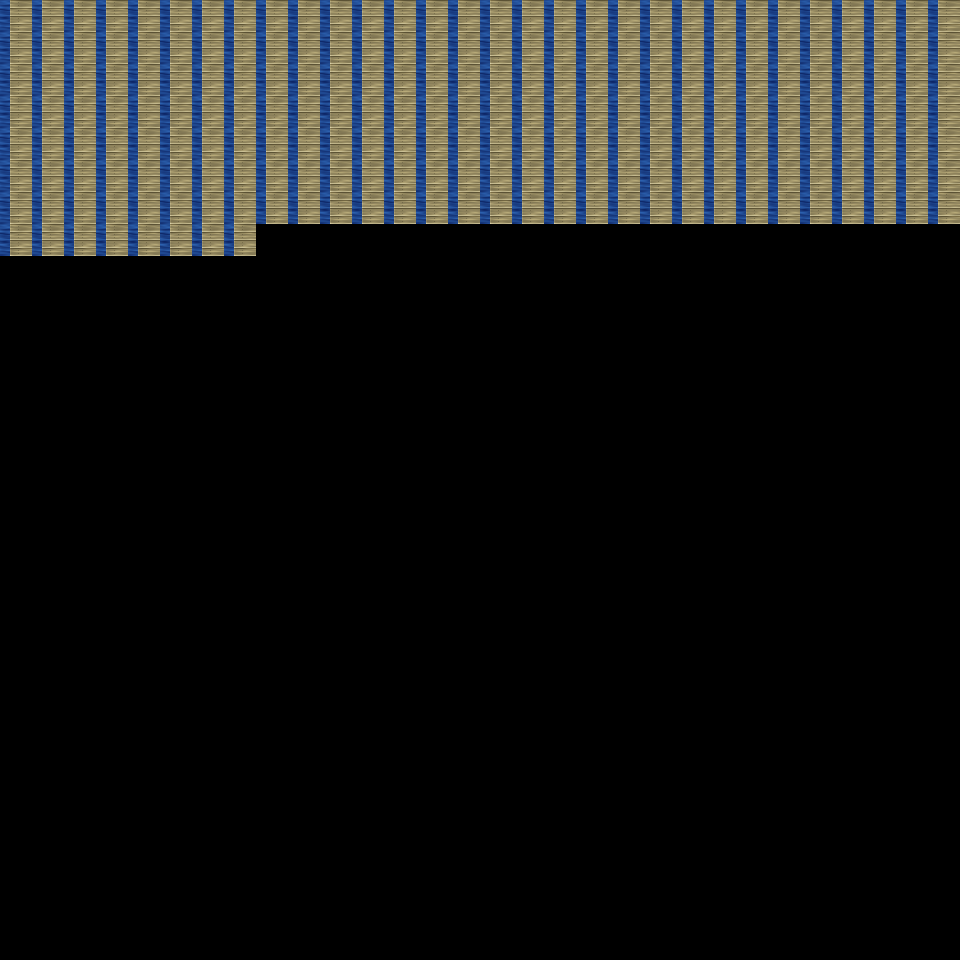

This game map was drawn from its Tiled (.tmx) file and the tilesets committed beside it. A one-line description and the trimmed map source follow:
An orthogonal 30x30 tile map with 32x32 px tiles, 6 tile layers (Ground, Object, Object2, Above, ...), 10 tilesets and 1 object (mapExit).

<map version="1.0" orientation="orthogonal" renderorder="right-down" width="30" height="30" tilewidth="32" tileheight="32" nextobjectid="2">
  <tileset firstgid="1" name="tileset_object_boardwalk" tilewidth="32" tileheight="32" tilecount="36" columns="6">
    <image source="../drawable/tileset_object_boardwalk.png" width="192" height="192" />
  </tileset>
  <tileset firstgid="37" name="tileset_item_weapon_cannon" tilewidth="32" tileheight="32" tilecount="12" columns="3">
    <image source="../drawable/tileset_item_weapon_cannon.png" width="96" height="128" />
  </tileset>
  <tileset firstgid="49" name="tileset_logic_collision" tilewidth="32" tileheight="32" tilecount="1" columns="1">
    <image source="../drawable/tileset_logic_collision.png" width="32" height="32" />
  </tileset>
  <tileset firstgid="50" name="tileset_item_banners_flag" tilewidth="32" tileheight="32" tilecount="12" columns="3">
    <image source="../drawable/tileset_item_banners_flag.png" width="96" height="128" />
  </tileset>
  <tileset firstgid="62" name="tileset_item_flagpole" tilewidth="32" tileheight="32" tilecount="3" columns="1">
    <image source="../drawable/tileset_item_flagpole.png" width="32" height="96" />
  </tileset>
  <tileset firstgid="65" name="tileset_ground_ground" tilewidth="32" tileheight="32" tilecount="33" columns="3">
    <image source="../drawable/tileset_ground_ground.png" width="96" height="352" />
  </tileset>
  <tileset firstgid="98" name="tileset_item_ropes" tilewidth="32" tileheight="32" tilecount="4" columns="2">
    <image source="../drawable/tileset_item_ropes.png" width="64" height="64" />
  </tileset>
  <tileset firstgid="102" name="tileset_object_row_boat" tilewidth="32" tileheight="32" tilecount="30" columns="6">
    <image source="../drawable/tileset_object_row_boat.png" width="192" height="160" />
  </tileset>
  <tileset firstgid="132" name="tileset_object_ship" tilewidth="32" tileheight="32" tilecount="368" columns="16">
    <image source="../drawable/tileset_object_ship.png" width="512" height="736" />
  </tileset>
  <tileset firstgid="500" name="tileset_building_stairs_wooden_ns" tilewidth="32" tileheight="32" tilecount="105" columns="7">
    <image source="../drawable/tileset_building_stairs_wooden_ns.png" width="224" height="480" />
  </tileset>
  <layer name="Ground" width="30" height="30">
    <data>[900 cells, 218 non-empty, 1 distinct tile ids]</data>
  </layer>
  <layer name="Object" width="30" height="30">
    <data>[900 cells, 0 non-empty, 0 distinct tile ids]</data>
  </layer>
  <layer name="Object2" width="30" height="30">
    <data>[900 cells, 0 non-empty, 0 distinct tile ids]</data>
  </layer>
  <layer name="Above" width="30" height="30">
    <data>[900 cells, 0 non-empty, 0 distinct tile ids]</data>
  </layer>
  <layer name="Above2" width="30" height="30">
    <data>[900 cells, 0 non-empty, 0 distinct tile ids]</data>
  </layer>
  <layer name="Walkable" width="30" height="30">
    <data>[900 cells, 218 non-empty, 1 distinct tile ids]</data>
  </layer>
  <objectgroup name="MapEvents">
    <object id="1" name="west" type="mapExit" x="0" y="256" width="32" height="704">
      <properties>
        <property name="map" value="level_0_x259_y46" />
        <property name="x" value="28" />
        <property name="y" value="8" />
      </properties>
    </object>
  </objectgroup>
</map>
